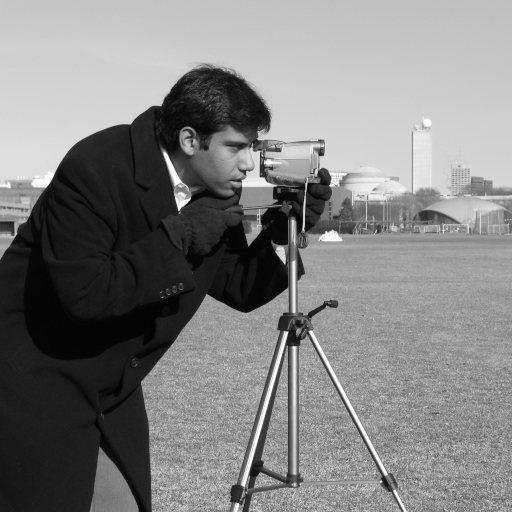
#> input picture ImageProcessing_Chapter3_Toolbox/samples/camera_cc0.png, 512 x 512 px
$ python local_hist_equalization.py --input ../samples/camera_cc0.png
#> lines starting #> are read from the running program, lines starting #| are printed output that depends on the picture
### ImageProcessing_Chapter3_Toolbox/algorithms/_common.py
"""Shared I/O helpers only. Algorithm mathematics live in each standalone module."""
from __future__ import annotations
from pathlib import Path
import numpy as np
from PIL import Image
from skimage import color, img_as_float


def to_gray_float(image):
    a = np.asarray(image)
    if a.ndim == 3:
        if a.shape[-1] == 4:
            a = a[..., :3]
        a = color.rgb2gray(a)
    a = img_as_float(a).astype(np.float64, copy=False)
    return np.clip(a, 0.0, 1.0)


# [6 lines left out: function normalize01, not called in this run]


def load_gray(path):
#> called with path = '../samples/camera_cc0.png'
    return to_gray_float(Image.open(path))
#> in to_gray_float, a is the input picture: shape (512, 512); min 0, max 255, mean 129.1


def save_gray(path, image):
    p = Path(path); p.parent.mkdir(parents=True, exist_ok=True)
    a = np.clip(np.asarray(image), 0, 1)
    Image.fromarray((a * 255 + 0.5).astype(np.uint8), mode='L').save(p)


def cli_single(apply_fn, description, defaults=None):
    import argparse
    ap = argparse.ArgumentParser(description=description)
    ap.add_argument('--input', help='Input image. If omitted, skimage.data.camera() is used.')
    ap.add_argument('--output', default='output.png')
    ap.add_argument('--params', default='', help='Comma-separated key=value pairs, e.g. gamma=0.5,size=5')
    args = ap.parse_args()
    if args.input:
        im = load_gray(args.input)
    else:
        from skimage import data
        im = to_gray_float(data.camera())
    params = dict(defaults or {})
    if args.params.strip():
        for item in args.params.split(','):
            k, v = item.split('=', 1)
            k=k.strip(); v=v.strip()
            if v.lower() in {'true','false'}: v = v.lower() == 'true'
            else:
                try: v = int(v)
                except ValueError:
                    try: v = float(v)
                    except ValueError: pass
            params[k]=v
    out = apply_fn(im, **params)
    save_gray(args.output, out)
    print(f'Saved: {args.output}')

### ImageProcessing_Chapter3_Toolbox/algorithms/local_hist_equalization.py
"""Local histogram equalization using a moving square footprint (rank filter)."""
import numpy as np
from skimage.filters import rank
from skimage.morphology import footprint_rectangle
try:
    from algorithms._common import to_gray_float, cli_single
except ModuleNotFoundError:  # direct execution: python algorithms/<file>.py
    from _common import to_gray_float, cli_single

def apply(image, size=31):
#> called with size = 31
    r=(to_gray_float(image)*255+0.5).astype(np.uint8)
    s=max(3,int(size)); s += (s+1)%2
    out=rank.equalize(r, footprint=footprint_rectangle((s, s)))
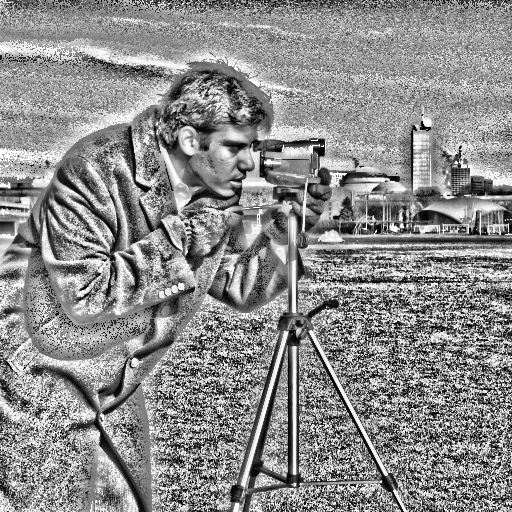
#> out: shape (512, 512); min 0, max 255, mean 139.9
    return out.astype(float)/255.0

if __name__ == '__main__': cli_single(apply, 'Local histogram equalization', {'size':31})

$ run again, on ImageProcessing_Chapter3_Toolbox/samples/zone_plate_synthetic.png
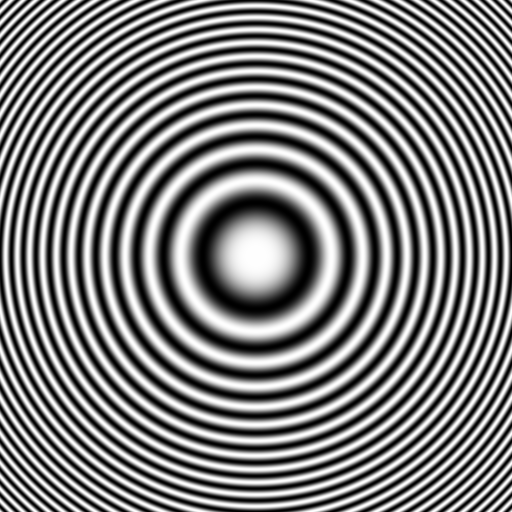
#> input picture ImageProcessing_Chapter3_Toolbox/samples/zone_plate_synthetic.png, 512 x 512 px
#> in to_gray_float, a is the input picture: shape (512, 512); min 0, max 254, mean 126.9
#> in apply, `out=rank.equalize(r, footprint=footprint_rectangle((s, s)))`:
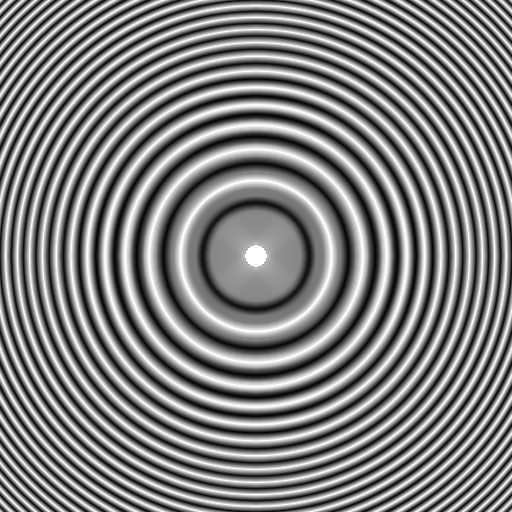
#> out: shape (512, 512); min 3, max 255, mean 128.2
